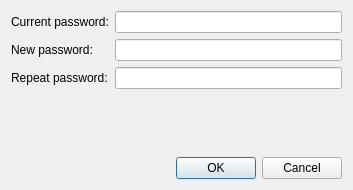
<?xml version="1.0" encoding="UTF-8"?>
<ui version="4.0">
 <class>SetKeyPasswordDialog</class>
 <widget class="QDialog" name="SetKeyPasswordDialog">
  <property name="geometry">
   <rect>
    <x>0</x>
    <y>0</y>
    <width>353</width>
    <height>190</height>
   </rect>
  </property>
  <property name="maximumSize">
   <size>
    <width>353</width>
    <height>190</height>
   </size>
  </property>
  <property name="windowTitle">
   <string>Set master password</string>
  </property>
  <layout class="QVBoxLayout" name="verticalLayout_2">
   <item>
    <layout class="QGridLayout" name="gridLayout">
     <item row="0" column="0">
      <widget class="QLabel" name="currentPasswordLabel">
       <property name="text">
        <string>Current password:</string>
       </property>
      </widget>
     </item>
     <item row="0" column="1">
      <widget class="QLineEdit" name="currentPassword">
       <property name="echoMode">
        <enum>QLineEdit::Password</enum>
       </property>
      </widget>
     </item>
     <item row="1" column="0">
      <widget class="QLabel" name="newPasswordLabel">
       <property name="text">
        <string>New password:</string>
       </property>
      </widget>
     </item>
     <item row="1" column="1">
      <widget class="QLineEdit" name="newPassword">
       <property name="echoMode">
        <enum>QLineEdit::Password</enum>
       </property>
      </widget>
     </item>
     <item row="2" column="0">
      <widget class="QLabel" name="repeatPasswordLabel">
       <property name="text">
        <string>Repeat password:</string>
       </property>
      </widget>
     </item>
     <item row="2" column="1">
      <widget class="QLineEdit" name="repeatPassword">
       <property name="echoMode">
        <enum>QLineEdit::Password</enum>
       </property>
      </widget>
     </item>
    </layout>
   </item>
   <item>
    <widget class="QLabel" name="informationLabel">
     <property name="enabled">
      <bool>true</bool>
     </property>
     <property name="font">
      <font>
       <weight>75</weight>
       <bold>true</bold>
      </font>
     </property>
     <property name="styleSheet">
      <string notr="true">color: red</string>
     </property>
     <property name="text">
      <string/>
     </property>
     <property name="alignment">
      <set>Qt::AlignCenter</set>
     </property>
     <property name="wordWrap">
      <bool>false</bool>
     </property>
    </widget>
   </item>
   <item>
    <widget class="QDialogButtonBox" name="buttonBox">
     <property name="locale">
      <locale language="English" country="UnitedStates"/>
     </property>
     <property name="orientation">
      <enum>Qt::Horizontal</enum>
     </property>
     <property name="standardButtons">
      <set>QDialogButtonBox::Cancel|QDialogButtonBox::Ok</set>
     </property>
    </widget>
   </item>
  </layout>
 </widget>
 <resources/>
 <connections>
  <connection>
   <sender>buttonBox</sender>
   <signal>accepted()</signal>
   <receiver>SetKeyPasswordDialog</receiver>
   <slot>accept()</slot>
   <hints>
    <hint type="sourcelabel">
     <x>248</x>
     <y>254</y>
    </hint>
    <hint type="destinationlabel">
     <x>157</x>
     <y>274</y>
    </hint>
   </hints>
  </connection>
  <connection>
   <sender>buttonBox</sender>
   <signal>rejected()</signal>
   <receiver>SetKeyPasswordDialog</receiver>
   <slot>reject()</slot>
   <hints>
    <hint type="sourcelabel">
     <x>316</x>
     <y>260</y>
    </hint>
    <hint type="destinationlabel">
     <x>286</x>
     <y>274</y>
    </hint>
   </hints>
  </connection>
 </connections>
</ui>
